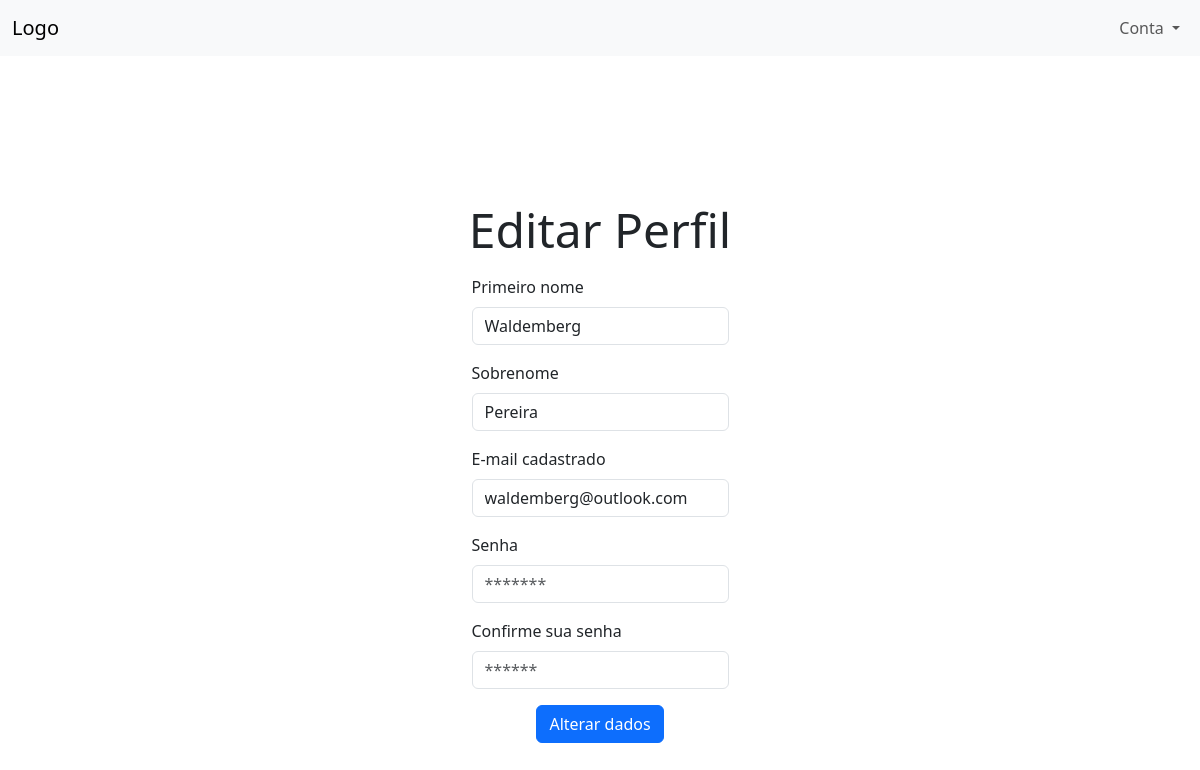
Page /accounts/profile/ (signed in) on the committed database.
### accounts/models.py (models this page shows, shortened)
class CustomUser(AbstractBaseUser, PermissionsMixin):
    first_name = models.CharField(max_length=50)
    surname = models.CharField(max_length=100)
    email = models.EmailField(unique=True)
    is_active = models.BooleanField(default=True)
    is_staff = models.BooleanField(default=False)
    is_superuser = models.BooleanField(default=False)
    date_joined = models.DateTimeField(auto_now_add=True)
    objects = CustomUserManager()
    USERNAME_FIELD = 'email'
    REQUIRED_FIELDS = ['first_name', 'surname']

### accounts/views.py (the view, shortened to what this page needs)
# urls.py: path('profile/', views.profile, name='profile')
def profile(request):
    if request.method == 'GET':
        return render(request, 'profile.html')

### accounts/templates/profile.html (shortened to what this page needs)
{% extends 'base.html' %}
{% load static %}
{% block content %}
<div class="container vh-100 d-flex flex-column align-items-center justify-content-center">
    <form method="POST" action="{% url 'profile' %}" class="d-flex flex-column align-items-center mt-5">
        <h2 class="mb-3 display-5">Editar Perfil</h2>
        <div class="mb-3">
          <label for="InputFirstName" class="form-label">Primeiro nome</label>
          <input name="first_name" type="text" class="form-control" id="InputFirstName" value="{{user.first_name}}">
        </div>
        <div class="mb-3">
          <label for="InputSurname" class="form-label">Sobrenome</label>
          <input name="surname" type="text" class="form-control" id="InputSurname" value="{{user.surname}}">
        </div>
        <div class="mb-3">
            <label for="InputEmail" class="form-label">E-mail cadastrado</label>
            <input name="email" type="email" class="form-control" id="InputEmail" value={{user.email}}>
        </div>
        <div class="mb-3">
            <label for="InputPassword" class="form-label">Senha</label>
            <input name="password" type="password" class="form-control" id="InputPassword" placeholder="*******">
        </div>
        <div class="mb-3">
            <label for="InputConfirmPassword" class="form-label">Confirme sua senha</label>
            <input name="confirm_password" type="password" class="form-control" id="InputConfirmPassword" placeholder="******">
        </div>
        <button type="submit" class="btn btn-primary mb-3">Alterar dados</button>
      </form>
</div>
{% endblock %}

### rows in the picture
CustomUser: first_name "Waldemberg", surname "Pereira", email "waldemberg@outlook.com"
